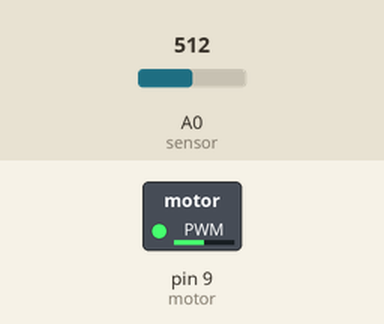
This sketch was run on a simulated Arduino Uno, built with avr-gcc and run on an emulated ATmega328P. Parts: switched loads named in the sketch (green lamp = pin HIGH). Inputs (shaded band) come from the test bench; at power-on: A0 (sensor) = 512.

Above: at 1.2 s.
1.3 s: A0 (sensor) set to 716
At 2.3 s:
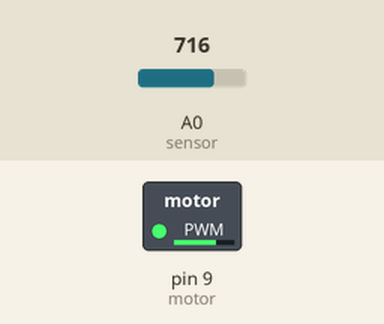
2.8 s: A0 (sensor) set to 900
At 3.7 s:
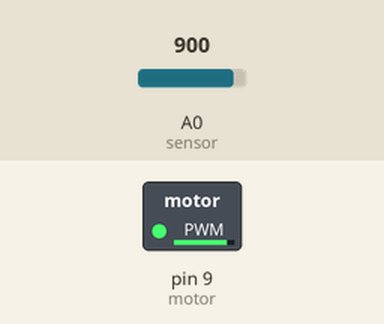
4.3 s: A0 (sensor) set to 122
At 5.0 s:
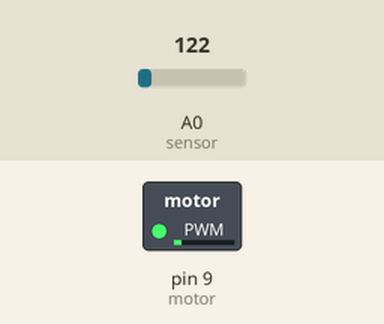
5.8 s: A0 (sensor) set to 0
At 6.4 s:
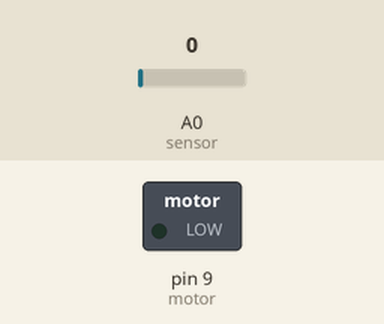
7.3 s: A0 (sensor) set to 511
At 7.7 s:
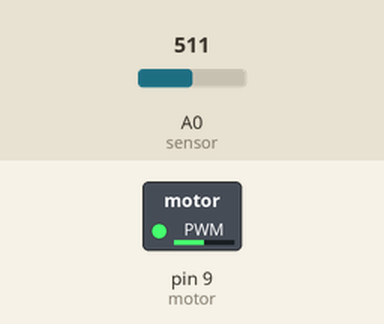
Timing chart, 0 to 9.8 s (numbered marks = the images above; inputs shaded):
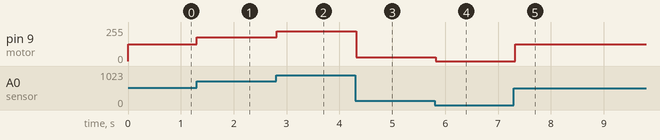

The sketch:

vibration_motor_advanced.ino
```cpp
// trying an even more complex vibration pattern

int sensor = A0;
int motor = 9;

void setup() {
  pinMode(motor, OUTPUT);
}

void loop() {
  int val = analogRead(sensor);
  int intensity = map(val, 0, 1023, 0, 255);
  analogWrite(motor, intensity);
  delay(50);
} 
```

Measured:
- after the input at 1.3 s, pin 9 (motor): 127/255 → 178/255 at once
- after the input at 2.8 s, pin 9 (motor): 178/255 → 224/255 at once
- after the input at 4.3 s, pin 9 (motor): 224/255 → 30/255 at once
- after the input at 5.8 s, pin 9 (motor): 30/255 → 0/255 at once
- after the input at 7.3 s, pin 9 (motor): 0/255 → 127/255 at once
